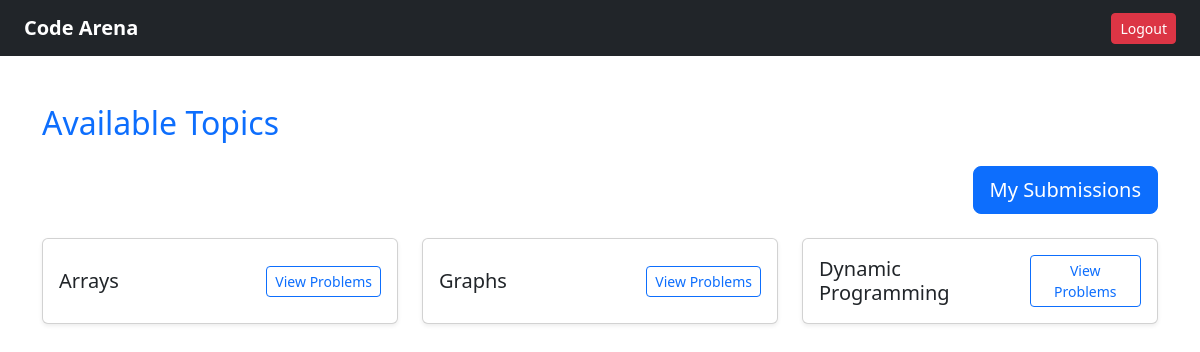
Screenshot of / (signed in) with the database file from the repository.
### problems/models.py (models this page shows, shortened)
class Topic(models.Model):
    name = models.CharField(max_length=100)

### problems/views.py (the view)
# urls.py: path('', views.topics_list, name='topics'),
@login_required
def topics_list(request):
    topics = Topic.objects.all()
    return render(request, 'problems/topics_list.html', {'topics': topics})

### problems/templates/problems/topics_list.html (shortened to what this page needs)
<!DOCTYPE html>
<html lang="en">
<head>
    <link href="https://cdn.jsdelivr.net/npm/bootstrap@5.3.0/dist/css/bootstrap.min.css" rel="stylesheet">
</head>
<body>
    <nav class="navbar navbar-expand-lg navbar-dark bg-dark px-4">
        <a class="navbar-brand fw-bold" href="#">Code Arena</a>
        <div class="ms-auto d-flex gap-2">
            <a href="{% url 'logout' %}" class="btn btn-danger btn-sm">Logout</a>
        </div>
    </nav>
    <div class="container mt-5">
        <h2 class="mb-4 text-primary">Available Topics</h2>
        {% if user.is_authenticated %}
            <div class="mb-4 text-end">
                <a href="{% url 'my_submissions' %}" class="btn btn-primary btn-lg">
                    My Submissions
                </a>
            </div>
        {% endif %}
        {% if topics %}
            <div class="row row-cols-1 row-cols-md-2 row-cols-lg-3 g-4">
                {% for topic in topics %}
                    <div class="col">
                        <div class="card shadow-sm h-100">
                            <div class="card-body d-flex justify-content-between align-items-center">
                                <h5 class="card-title mb-0">{{ topic.name }}</h5>
                                <a href="{% url 'topic_problems' topic.id %}" class="btn btn-outline-primary btn-sm">View Problems</a>
                            </div>
                        </div>
                    </div>
                {% endfor %}
            </div>
        {% else %}
            <div class="alert alert-warning mt-4">No topics available.</div>
        {% endif %}
    </div>
</body>
</html>

### rows the page displays
Topic: name "Arrays"
Topic: name "Graphs"
Topic: name "Dynamic Programming"
